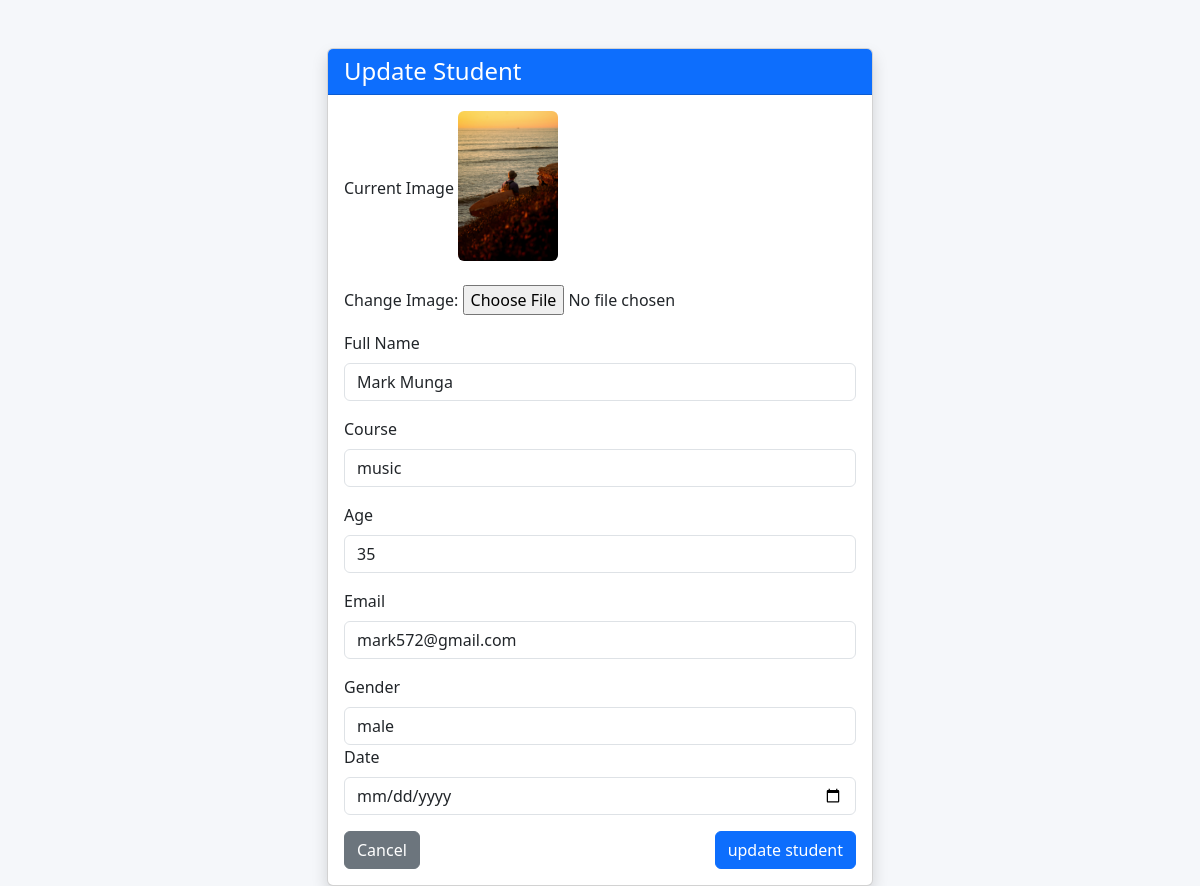
Screenshot of /update_student/8/ with the database file from the repository.
### Dashboard/models.py (models this page shows, shortened)
class Student(models.Model):
    image = models.ImageField(upload_to = 'students/', null=True, blank=True)
    name = models.CharField(max_length=20)
    name = models.CharField(max_length=20)
    course = models.CharField(max_length=30)
    age = models.IntegerField()
    email = models.EmailField()
    gender = models.CharField(max_length=20,null=True)
    date =   models.DateField(null=True)

### Dashboard/views.py (the view, shortened to what this page needs)
# urls.py: path('update_student/<int:id>/',views.update_student, name='update_student'),
def update_student(request,id):
    student =get_object_or_404(Student,id=id)
    return render(request, 'update_student.html', {'student':student})

### Dashboard/templates/update_student.html (shortened to what this page needs)
{% load static %}
<!DOCTYPE html>
<html lang="en">
<head>
    <link href="https://cdn.jsdelivr.net/npm/bootstrap@5.3.0/dist/css/bootstrap.min.css" rel="stylesheet">
    <link rel="stylesheet" href="{% static 'css/main.css'%}">
</head>
<body>
<div class="container mt-5">
    <div class="row justify-content-center">
        <div class="col-md-6">
            <div class="card shadow">
                <div class="card-header bg-primary text-white">
                    <h4 class="mb-0">Update Student</h4>
                </div>
                <div class="card-body">
                    <form method="POST" enctype="multipart/form-data">
                        {%if student.image%}
                        <div class="mb-3">
                            <label class="form-label">Current Image</label>
                            <img src="{{student.image.url}}" alt=""width="100" class="rounded mb-2">
                        </div>
                        {% endif %}
                       <div class="mb-3">
                           <label >Change Image:</label>
                           <input type="file" name="image" class="form-controll">
                       </div>
                        <div class="mb-3">
                            <label class="form-label">Full Name</label>
                            <input type="text" name="name" class="form-control" value="{{student.name}}">
                        </div>
                        <div class="mb-3">
                            <label class="form-label">Course</label>
                            <input type="text" name="course" class="form-control" value="{{student.course}}">
                        </div>
                        <div class="mb-3">
                            <label class="form-label">Age</label>
                            <input type="number" name="age" class="form-control" value="{{student.age}}">
                        </div>
                        <div class="mb-3">
                            <label class="form-label">Email</label>
                            <input type="email" name="email" class="form-control" value="{{student.email}}">
                        </div>
                         <div class="mb-3">
                            <label class="form-label">Gender</label>
                            <input type="gender" name="gender" class="form-control" value="{{student.gender}}">
                             <div class="mb-3">
                            <label class="form-label">Date</label>
                            <input type="date" name="date" class="form-control" value="{{student.date}}">
                             </div>
                         </div>
                        <div class="d-flex justify-content-between">
                            <a href="{% url 'dashboard' %}" class="btn btn-secondary">Cancel</a>
                            <button type="submit" class="btn btn-primary">update student</button>
                        </div>
                    </form>
                </div>
            </div>
        </div>
    </div>
</div>
</body>
</html>

### static/css/main.css (style rules this page uses)
body { background-color: #f5f7fa; }

### rows the page displays
Student: image (picture), name "Mark Munga", course "music", age "35", email "mark572@gmail.com", gender "male"
